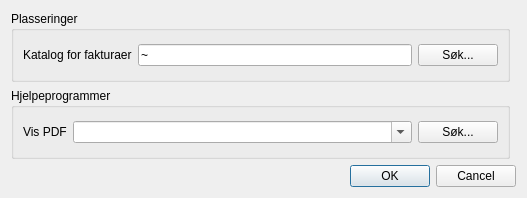
<?xml version="1.0" encoding="UTF-8"?>
<ui version="4.0">
 <class>FinFakturaOppsett</class>
 <widget class="QDialog" name="FinFakturaOppsett">
  <property name="windowModality">
   <enum>Qt::ApplicationModal</enum>
  </property>
  <property name="geometry">
   <rect>
    <x>0</x>
    <y>0</y>
    <width>527</width>
    <height>198</height>
   </rect>
  </property>
  <property name="windowTitle">
   <string>Oppgi eksterne programmer</string>
  </property>
  <layout class="QGridLayout" name="gridLayout">
   <item row="2" column="0" colspan="2">
    <widget class="QDialogButtonBox" name="buttonBox">
     <property name="orientation">
      <enum>Qt::Horizontal</enum>
     </property>
     <property name="standardButtons">
      <set>QDialogButtonBox::Cancel|QDialogButtonBox::Ok</set>
     </property>
    </widget>
   </item>
   <item row="1" column="0">
    <widget class="QGroupBox" name="groupBox">
     <property name="title">
      <string>Hjelpeprogrammer</string>
     </property>
     <layout class="QGridLayout" name="gridLayout_2">
      <item row="0" column="0">
       <widget class="QLabel" name="textLabel1_4">
        <property name="text">
         <string>Vis PDF</string>
        </property>
        <property name="wordWrap">
         <bool>false</bool>
        </property>
       </widget>
      </item>
      <item row="0" column="2">
       <widget class="QPushButton" name="oppsettProgrammerVisSok">
        <property name="text">
         <string>Søk...</string>
        </property>
       </widget>
      </item>
      <item row="0" column="1">
       <widget class="QComboBox" name="oppsettProgramVisPDF">
        <property name="sizePolicy">
         <sizepolicy hsizetype="MinimumExpanding" vsizetype="Fixed">
          <horstretch>1</horstretch>
          <verstretch>0</verstretch>
         </sizepolicy>
        </property>
        <property name="acceptDrops">
         <bool>true</bool>
        </property>
        <property name="toolTip">
         <string>Et program som kan vise PDF-filer</string>
        </property>
        <property name="editable">
         <bool>true</bool>
        </property>
        <property name="maxVisibleItems">
         <number>5</number>
        </property>
        <property name="sizeAdjustPolicy">
         <enum>QComboBox::AdjustToMinimumContentsLength</enum>
        </property>
       </widget>
      </item>
     </layout>
    </widget>
   </item>
   <item row="0" column="0">
    <widget class="QGroupBox" name="groupBox_2">
     <property name="title">
      <string>Plasseringer</string>
     </property>
     <layout class="QGridLayout" name="gridLayout_3">
      <item row="0" column="0">
       <widget class="QLabel" name="textLabel1_7">
        <property name="text">
         <string>Katalog for fakturaer</string>
        </property>
        <property name="wordWrap">
         <bool>false</bool>
        </property>
        <property name="buddy">
         <cstring>oppsettFakturakatalog</cstring>
        </property>
       </widget>
      </item>
      <item row="0" column="2">
       <widget class="QPushButton" name="oppsettFakturakatalogSok">
        <property name="text">
         <string>Søk...</string>
        </property>
       </widget>
      </item>
      <item row="0" column="1">
       <widget class="QLineEdit" name="oppsettFakturakatalog">
        <property name="toolTip">
         <string>Katalog blir PDF-fakturaene lagret</string>
        </property>
        <property name="text">
         <string>~</string>
        </property>
       </widget>
      </item>
     </layout>
    </widget>
   </item>
  </layout>
 </widget>
 <resources/>
 <connections>
  <connection>
   <sender>buttonBox</sender>
   <signal>accepted()</signal>
   <receiver>FinFakturaOppsett</receiver>
   <slot>accept()</slot>
   <hints>
    <hint type="sourcelabel">
     <x>248</x>
     <y>254</y>
    </hint>
    <hint type="destinationlabel">
     <x>157</x>
     <y>274</y>
    </hint>
   </hints>
  </connection>
  <connection>
   <sender>buttonBox</sender>
   <signal>rejected()</signal>
   <receiver>FinFakturaOppsett</receiver>
   <slot>reject()</slot>
   <hints>
    <hint type="sourcelabel">
     <x>316</x>
     <y>260</y>
    </hint>
    <hint type="destinationlabel">
     <x>286</x>
     <y>274</y>
    </hint>
   </hints>
  </connection>
 </connections>
</ui>
